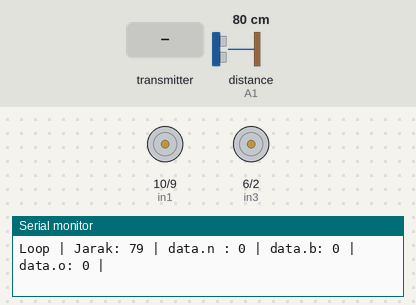
Simulated run of this sketch. Board: Arduino Uno, built with avr-gcc and run on an emulated ATmega328P. Shown: motor-driver pin pairs drawn as motors (green arrow = first pin HIGH = forward, orange = second pin HIGH = backward, longer = more drive, scaled by the enable pin), the last lines printed to the serial monitor. Wiring (inferred from the names in the program): ultrasonic range finder: trigger A0; echo A1. The test bench sets the inputs (shaded band); at power-on: distance to the obstacle (sensor on A1) 80 cm. The echo pulse lasts 58.3 µs per cm; no radio packets arrive unless stated.

Above: at 1.2 s.
1.3 s: the transmitter starts sending button = 1
At 1.8 s:
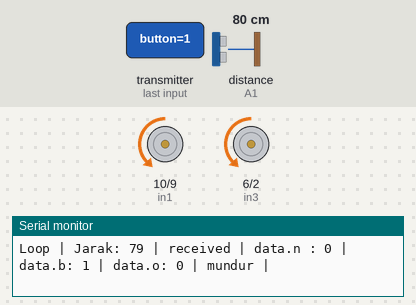
2.9 s: distance to the obstacle (sensor on A1) set to 23 cm
5.9 s: distance to the obstacle (sensor on A1) set to 18 cm
At 6.3 s:
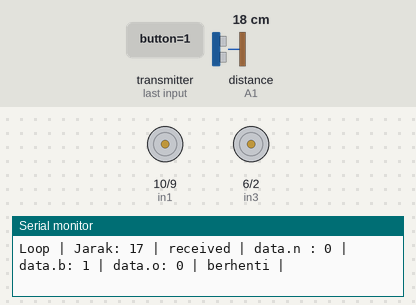
7.5 s: the transmitter starts sending number = 256
At 7.9 s:
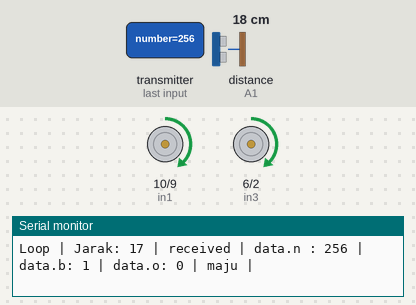
12.1 s: the transmitter starts sending number = 0
At 13.6 s:
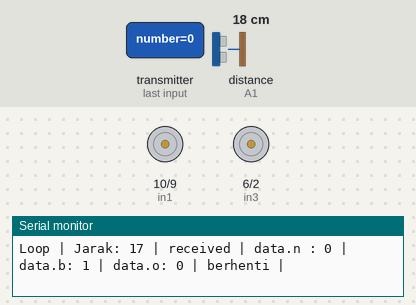
Timing chart, 0 to 15.1 s (numbered marks = the images above; inputs shaded):
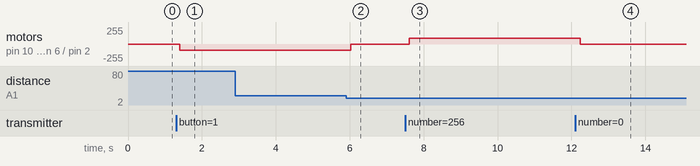

Measured:
- the behaviour switches between 21 and 20 cm on distance to the obstacle (sensor on A1) (found by bisection; images 1 and 2)
- after the input at 1.3 s, motor on pin 10 (in1) / pin 9 (in2), motor on pin 6 (in3) / pin 2 (in4): stopped → backward 90/255 after 0.10 s
- after the input at 5.9 s, motor on pin 10 (in1) / pin 9 (in2), motor on pin 6 (in3) / pin 2 (in4): backward 90/255 → stopped after 0.13 s
- after the input at 7.5 s, motor on pin 10 (in1) / pin 9 (in2), motor on pin 6 (in3) / pin 2 (in4): stopped → forward 90/255 after 0.11 s
- after the input at 12.1 s, motor on pin 10 (in1) / pin 9 (in2), motor on pin 6 (in3) / pin 2 (in4): forward 90/255 → stopped after 0.13 s

The sketch:

mobil1-final.ino
```cpp
#include <RF24.h>  // include RF24 library
#include <SPI.h>   // include SPI library
RF24 radio(7, 8);  // associate radio with RF24 library
byte addresses[][6] = {"12", "14"};
typedef struct {
    int number;
    int button;
    int opsi;
} dataStruct;
dataStruct data;
long durasi, jarak;
int i;
int k = 0;
int sendingdata;
int enA = 5;   //nanti diubah
int in1 = 10;  //nanti diubah
int in2 = 9;   //nanti diubah

int in3 = 6;  //nanti diubah
int in4 = 2;  //nanti diubah
int enB = 3;  //nanti diubah

void setup() {
    // put your setup code here, to run once:
    Serial.begin(9600);
    radio.begin();
    radio.openReadingPipe(1, addresses[0]);
    radio.openWritingPipe(addresses[1]);

    pinMode(A0, OUTPUT);  // set pin trig menjadi OUTPUT
    pinMode(A1, INPUT);   // set pin echo menjadi INPUT

    pinMode(in1, OUTPUT);  //driver motor DC
    pinMode(in2, OUTPUT);  //driver motor DC
    pinMode(enA, OUTPUT);  //driver motor DC
    pinMode(in3, OUTPUT);  //driver motor DC
    pinMode(in4, OUTPUT);  //driver motor DC
    pinMode(enB, OUTPUT);  //driver motor DC
    i = 0;
}

void sensor() {
    digitalWrite(A0, LOW);
    delayMicroseconds(8);
    digitalWrite(A0, HIGH);
    delayMicroseconds(8);
    digitalWrite(A0, LOW);
    delayMicroseconds(8);

    durasi = pulseIn(A1, HIGH);   // menerima suara ultrasonic
    jarak = (durasi / 2) / 29.1;  // mengubah durasi menjadi jarak (cm)
                                  // menampilkan jarak pada Serial Monitor
    Serial.print("Jarak: ");
    Serial.print(jarak);
    Serial.print(" | ");
}

void maju() {
    digitalWrite(in1, HIGH);
    digitalWrite(in2, LOW);
    analogWrite(enA, 90);
    digitalWrite(in3, HIGH);
    digitalWrite(in4, LOW);
    analogWrite(enB, 90);
}

void mundur() {
    digitalWrite(in1, LOW);
    digitalWrite(in2, HIGH);
    analogWrite(enA, 90);
    digitalWrite(in3, LOW);
    digitalWrite(in4, HIGH);
    analogWrite(enB, 90);
}

void berhenti() {
    digitalWrite(in1, LOW);
    digitalWrite(in2, LOW);
    digitalWrite(in3, LOW);
    digitalWrite(in4, LOW);
}

void loop() {
    //i++;
    Serial.print("Loop | ");
    sensor();
    radio.startListening();
    /*while(!radio.available()){
        Serial.print(".");
    }*/
    if (radio.available()) {
        Serial.print("received | ");
        radio.read(&data, sizeof(data));
    }

    Serial.print("data.n : ");
    Serial.print(data.number);
    Serial.print(" | data.b: ");
    Serial.print(data.button);
    Serial.print(" | data.o: ");
    Serial.print(data.opsi);
    Serial.print(" | ");

    k = jarak / 20;

    if (data.button == 1) {
        if (k == data.number) {
            Serial.print("berhenti | ");
            berhenti();
            data.opsi = 2;
        }
        if (k > data.number) {
            Serial.print("mundur | ");
            mundur();
            data.opsi = 0;
        }
        if (k < data.number) {
            Serial.print("maju | ");
            maju();
            data.opsi = 1;
        }
    }
    //if(jarak <= (20*k)+a && jarak >= (20*k)-a)
    if ((data.number == 9) && (170 <= jarak) && (jarak <= 175)) {
        berhenti();
        data.button = 0;
        sendingdata = 1;
        k = data.number;
    }
    if ((data.number == 8) && (150 <= jarak) && (jarak <= 160)) {
        berhenti();
        data.button = 0;
        sendingdata = 1;
        k = data.number;
    }
    if ((data.number == 7) && (130 <= jarak) && (jarak <= 140)) {
        berhenti();
        data.button = 0;
        sendingdata = 1;
        k = data.number;
    }
    if ((data.number == 6) && (110 <= jarak) && (jarak <= 120)) {
        berhenti();
        data.button = 0;
        sendingdata = 1;
        k = data.number;
    }
    if ((data.number == 5) && (90 <= jarak) && (jarak <= 100)) {
        berhenti();
        data.button = 0;
        sendingdata = 1;
        k = data.number;
    }
    if ((data.number == 4) && (70 <= jarak) && (jarak <= 80)) {
        berhenti();
        data.button = 0;
        sendingdata = 1;
        k = data.number;
    }
    if ((data.number == 3) && (50 <= jarak) && (jarak <= 60)) {
        berhenti();
        data.button = 0;
        sendingdata = 1;
        k = data.number;
    }
    if ((data.number == 2) && (30 <= jarak) && (jarak <= 40)) {
        berhenti();
        data.button = 0;
        sendingdata = 1;
        k = data.number;
    }
    if ((data.number == 1) && (jarak == 16)) {
        berhenti();
        data.button = 0;
        sendingdata = 1;
        k = data.number;
    }
    if ((data.number == 0) && (jarak == 2)) {
        berhenti();
        data.button = 0;
        sendingdata = 1;
        k = data.number;
    }

    if (sendingdata == 1) {
        Serial.print("kirim");
        radio.stopListening();
        radio.write(&data, sizeof(data));
        sendingdata = 0;
    }
    Serial.println("");
}
```
